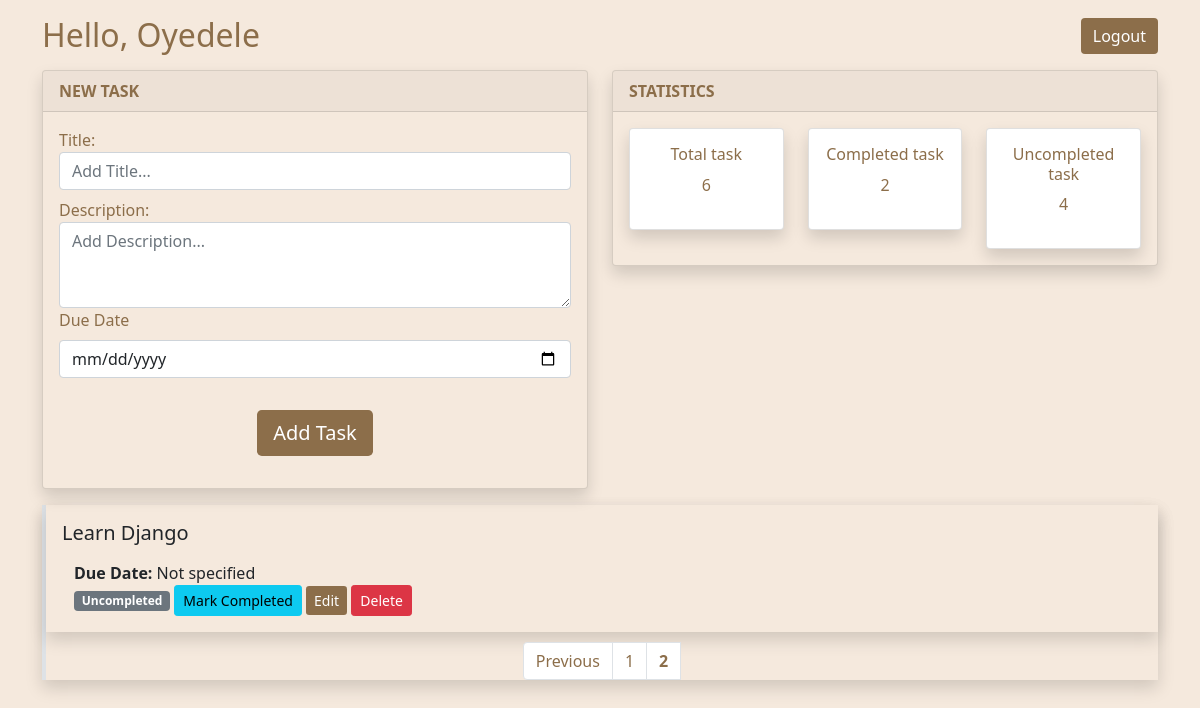
/list?page=2 (signed in), run on the app's committed database.
### database.py (models this page shows, shortened)
class Reg(db.Model, UserMixin):
    idd = db.Column(db.String, primary_key=True, default=lambda: str(uuid4()))
    last_name = db.Column(db.String(50), nullable=False)
    first_name = db.Column(db.String(50), nullable=False)
    email = db.Column(db.String(50), nullable=False, unique=True)
    password = db.Column(db.String(80), nullable=False)

class Todo(db.Model):
    id = db.Column(db.Integer, primary_key=True)
    reg_id = db.Column(db.String, db.ForeignKey('reg.idd'), nullable=False)
    title = db.Column(db.String(150), nullable=False)
    description = db.Column(db.String(500))
    complete = db.Column(db.Boolean, default=False)
    due_date = db.Column(db.Date)
    created_at = db.Column(db.DateTime, default=datetime.utcnow)

### app.py (the view)
@app.route('/list', methods=['GET', 'POST'])
@login_required
def list():
    if current_user.is_authenticated:
        todo_list = Todo.query.filter_by(reg_id=current_user.idd).order_by(Todo.created_at.desc()).all()
        total_todo = Todo.query.filter_by(reg_id=current_user.idd).count()
        completed_todo = Todo.query.filter_by(reg_id=current_user.idd).filter_by(complete=True).count()
        uncompleted_todo = Todo.query.filter_by(reg_id=current_user.idd).filter_by(complete=False).count()
        page = request.args.get('page', 1, type=int)
        per_page = 5
        start = (page - 1) * per_page
        end = start + per_page
        total_pages = (total_todo + per_page - 1) // per_page
        task_on_page = todo_list[start:end]
        return render_template('dashboard/list.html', **locals())
    else:
        flash('Please log in to access this page.', 'error')
        return redirect(url_for('login'))

### app.py (called while the page is built)
@login_manager.user_loader
def load_user(reg_idd):
    return Reg.query.get(str(reg_idd))

### templates/dashboard/list.html (shortened to what this page needs)
{% extends 'bootstrap/index.html' %}
{% block content %}
    <head>
        <link rel="stylesheet" type="text/css" href="{{ url_for('static', filename='styles.css') }}">
    </head>
    <div class="container">
        <div class="d-flex">
            <div class="flex-fill">
                <h2 class="mb-3 mt-3 custom-textt">Hello, {{ current_user.first_name }}</h2>
            </div>
            <div class="flex-shrink-1 align-content-end">
                <div class="mb-3 mt-3">
                    <a href="{{url_for('logout')}}" class="btn btn-secondary custom-bg">Logout</a>
                </div>
            </div>
        </div>
        <div class="row">
            <div class="col-md-6">
                <div class="card shadow bg custom-textt">
                    <div class="card-header"><b>NEW TASK</b></div>
                    <div class="card-body">
                        <form action="/add" class="mb-3" method="post">
                            <label for="">Title: </label>
                            <input class="form-control" type="text" name="title1" id="" placeholder="Add Title...">
                            <label class="mt-2" for="">Description: </label>
                            <textarea class="form-control" name="description1" id="description" rows="3"
                                placeholder="Add Description..."></textarea>
                            <div class="mb-3">
                                <label for="dueDateInput" class="form-label">Due Date</label>
                                <input type="date" class="form-control" id="dueDateInput" name="due_date">
                            </div>
                            <div class="col-md-12 text-center">
                                <input class="btn mt-3 btn-lg btn-secondary custom-bg" type="submit" value="Add Task">
                            </div>
                        </form>
                    </div>
                </div>
            </div>
            <div class="col-md-6">
                <div class="card shadow bg custom-textt">
                    <div class="card-header "><b>STATISTICS</b></div>
                    <div class="card-body">
                        <div class="row">
                            <div class="col-md-4">
                                <div class="card shadow">
                                    <div class="card-body text-center">
                                        <h6>Total task</h6>
                                        <p class="text-center">{{total_todo}}</p>
                                    </div>
                                </div>
                            </div>
                            <div class="col-md-4">
                                <div class="card shadow">
                                    <div class="card-body text-center">
                                        <h6>Completed task</h6>
                                        <p class="text-center">{{completed_todo }}</p>
                                    </div>
                                </div>
                            </div>
                            <div class="col-md-4">
                                <div class="card shadow">
                                    <div class="card-body text-center">
                                        <h6>Uncompleted task</h6>
                                        <p class="text-center">{{uncompleted_todo}}</p>
                                    </div>
                                </div>
                            </div>
                        </div>
                    </div>
                </div>
            </div>
        </div>
        <div class="border-start border-4 shadow mt-3">
            {% for todo in task_on_page %}
            <div class="card-body shadow">
                <h5 class="mb-0">{{ todo.title }}</h5>
                <p class="container-fluid mb-0"><b>Due Date:</b> {{ todo.due_date.strftime('%Y-%m-%d') if todo.due_date else 'Not specified' }}</p>
                <div class="container-fluid">
                    {% if todo.complete %}
                    <span class="badge bg-success">Completed</span>
                    {% else %}
                    <span class="badge bg-secondary">Uncompleted</span>
                    {% endif %}
                    <a class="btn btn-sm btn-info" href="/update/{{ todo.id }}">Mark Completed</a>
                    <button type="button" class="btn btn-sm btn-secondary custom-bg" data-bs-toggle="modal" data-bs-target="#editModal{{ todo.id }}">
                        Edit
                    </button>
                    <button class="btn btn-sm btn-danger" href="#" data-bs-toggle="modal" data-bs-target="#deleteConfirmationModal{{ todo.id }}">
                        Delete
                    </button>
                </div>
            </div>
            {% endfor %}
            <ul class="pagination pig">
                <li class="page-item">
                    {% if page > 1 %}
                        <a class="page-link pig-li" href="{{ url_for('list', page=page-1) }}">Previous</a>
                    {% endif %}
                </li>
                {% for num in range(1, total_pages + 1) %}
                <li class="page-item">
                    {% if num != page %}
                    <a class="page-link pig-li" href="{{ url_for('list', page=num) }}">{{ num }}</a>
                    {% else %}
                    <strong class="page-link pig-li">{{ num }}</strong>
                    {% endif %}
                </li>
                {% endfor %}
            </ul>
        </div>
    </div>
{% endblock %}

### static/styles.css (style rules this page uses)
body { background-color: rgb(245, 233, 221) !important; }
.custom-bg { background-color: rgb(140, 110, 74) !important; border: none !important; outline: none !important; }
.custom-textt { color: rgb(140, 110, 74) !important; }
.bg { background-color: rgb(245, 233, 221) !important; }
.pig { margin-top: 10px !important; margin-bottom: 10px !important; justify-content: center !important; }
.pig-li { color: rgb(140, 110, 74) !important; }

### data on the page
Reg: first_name "Oyedele"
Todo: title "Learn Django", due_date "Not specified", complete "Uncompleted"

### other printed values
{{ total_todo }} "6"
{{ completed_todo }} "2"
{{ uncompleted_todo }} "4"
{{ num }} "1"
{{ num }} "2"
